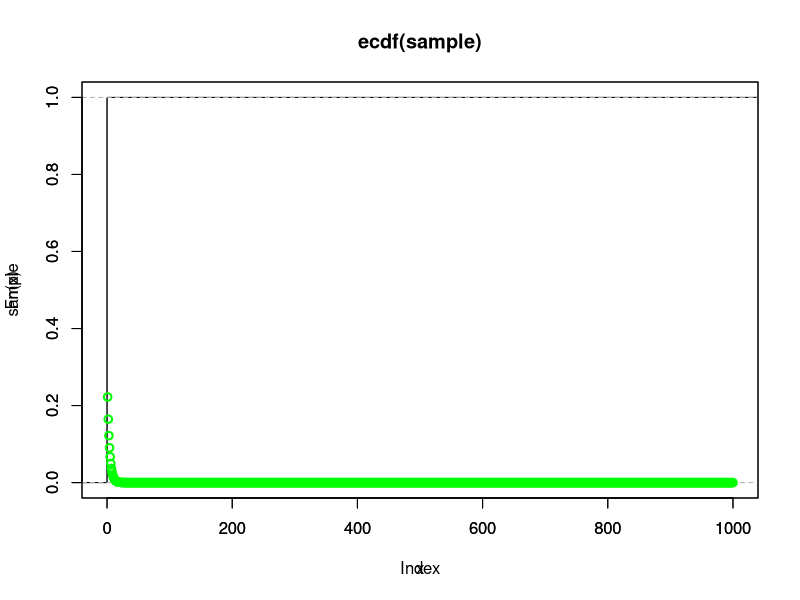

Here is the R script that generated this plot:

sample <- dexp((1:1000),rate=0.3)
plot(ecdf(sample), xlim= c(0, 1000), ylim=c(0, 1))
par(new=TRUE)
plot(sample, col ="green", lwd=2, xlim= c(0, 1000), ylim=c(0, 1))